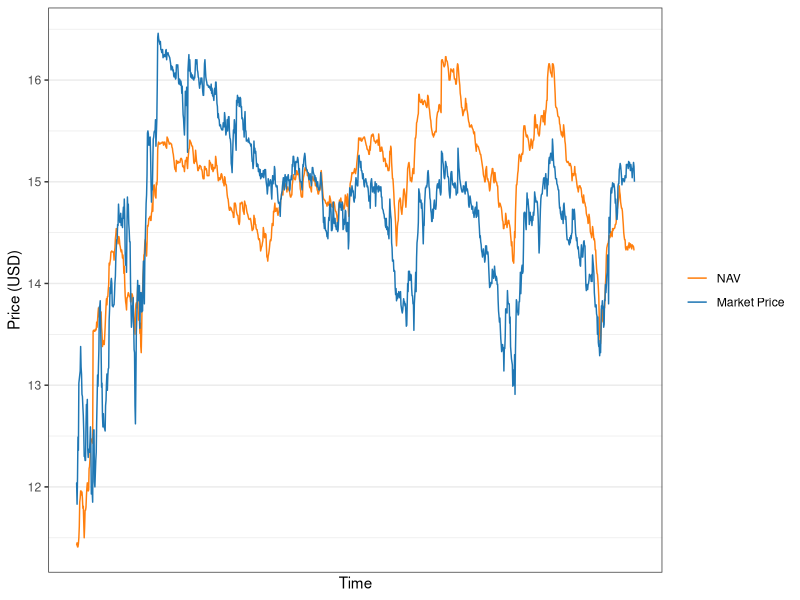
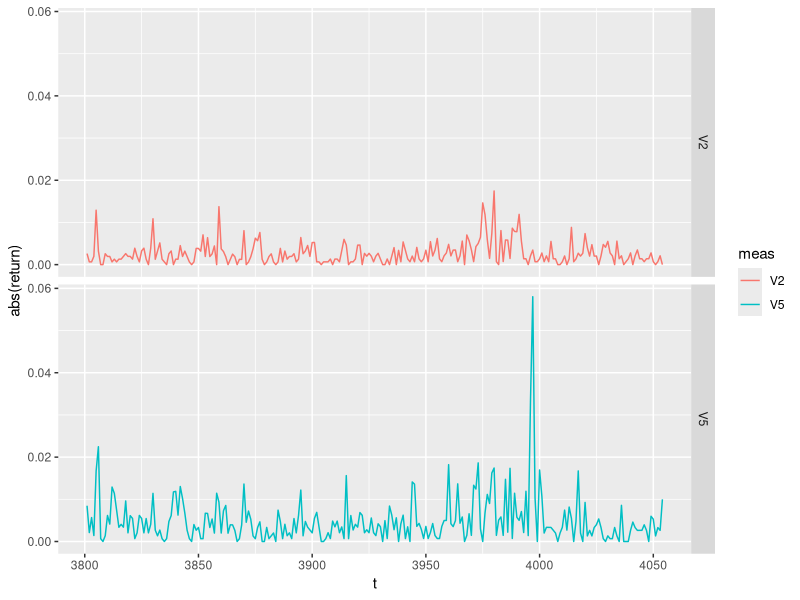

Write the R code that produced these figures, in order.
library(ggplot2)
library(tidyr)
library(dplyr)
phk <- read.csv("data/PHKHistoricalPricing.csv",header=F,stringsAsFactors = F)
phk$t <- 1:nrow(phk)
  
phk <- phk %>%
  select(V2,V5,t) %>%
  gather(meas,price,V2:V5)

phk %>%
  filter(t<4100) %>%
  filter(t>2800) %>%
  ggplot(aes(x=t,y=price,color=meas)) +
  geom_line() +
  scale_x_continuous(breaks=NULL) +
  labs(y="Price (USD)",x="Time") +
  scale_color_manual(NULL,values=c("#FF7F0E","#1F77B4"),labels=c("NAV","Market Price")) +
  theme_bw()

phk <- phk %>%
  group_by(meas) %>%
  mutate(return = (price - lag(price))/price)

phk %>% filter(t<4100) %>%
  filter(t>3800) %>%
  ggplot(aes(x=t,y=abs(return),color=meas)) +
  facet_grid(meas~.) +
  geom_line()
